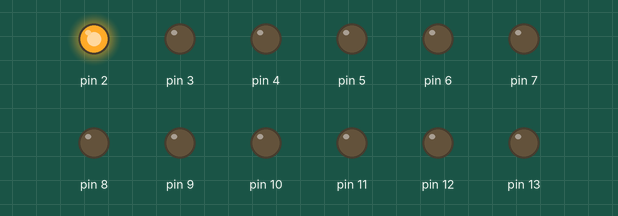
This sketch was run on a simulated Arduino Uno, built with avr-gcc and run on an emulated ATmega328P. On the bench: output pins drawn as LEDs (lit = HIGH).

Above: at 0.1 s.
At 0.9 s:
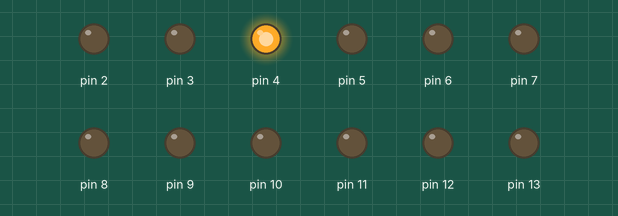
At 1.7 s:
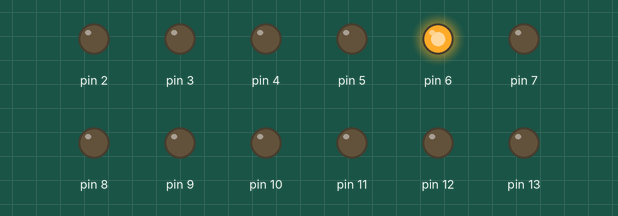
At 3.1 s:
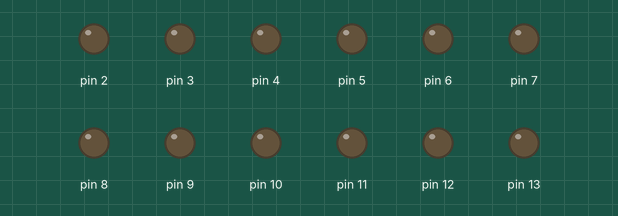
At 4.5 s:
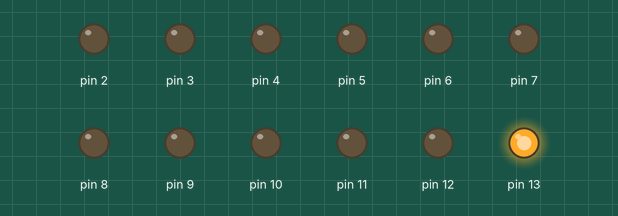
At 6.1 s:
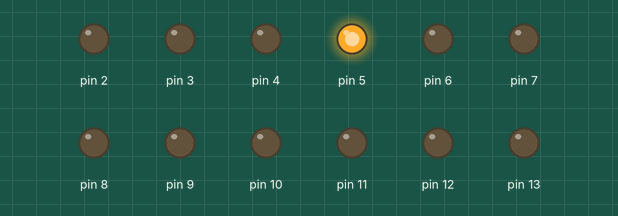
Timing chart, 0 to 6.4 s (numbered marks = the images above):
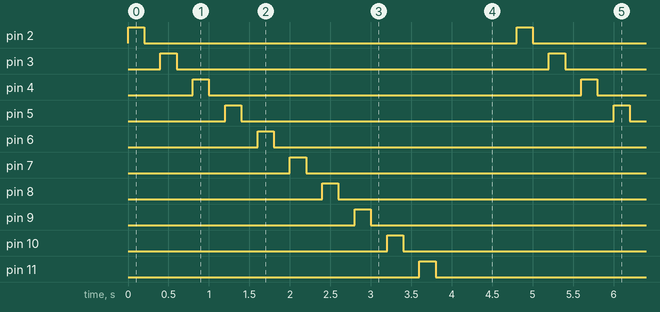

The sketch:

12_leds.ino
```cpp
void setup() {
  // Configura los pines digitales del 2 al 13 como salidas
  for (int pin = 2; pin <= 13; pin++) {
    pinMode(pin, OUTPUT);
  }
}

void loop() {
  // Enciende y apaga los LEDs en secuencia
  for (int pin = 2; pin <= 13; pin++) {
    digitalWrite(pin, HIGH);  // Enciende el LED
    delay(200);               // Espera medio segundo
    digitalWrite(pin, LOW);   // Apaga el LED
    delay(200);               // Espera medio segundo
  }
}
```

Measured:
- by itself, pin 2–13: alternates HIGH for 0.20 s and LOW for 4.6 s
- by itself, everything shown: repeats every 4.8 s, in 24 steps
